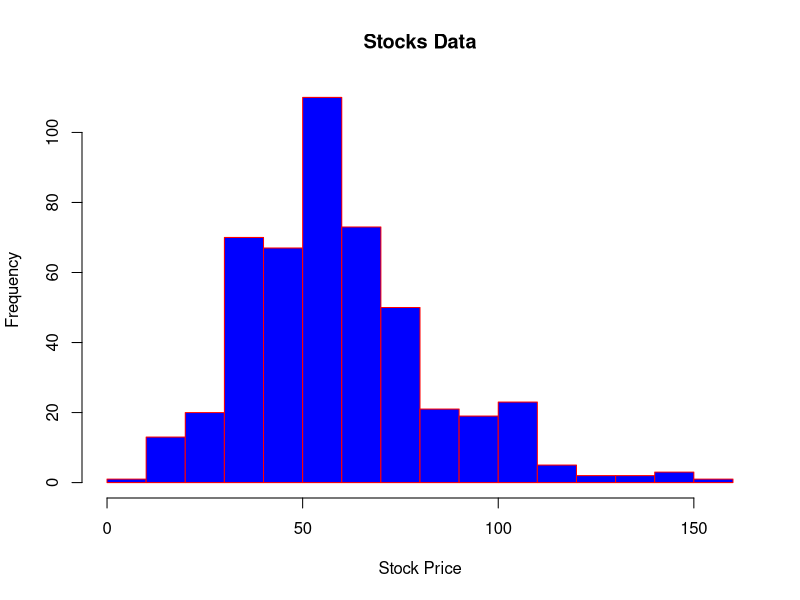

R code for this plot:
library(dplyr)
mydata<-read.csv('GEStock.csv')
mydata
mysubdata<-select(mydata,Date,StockPrice)
mysubdata
hist(mysubdata$StockPrice,
     xlab='Stock Price',
     main='Stocks Data',
     col='blue',
     border='red',
     breaks=20)
